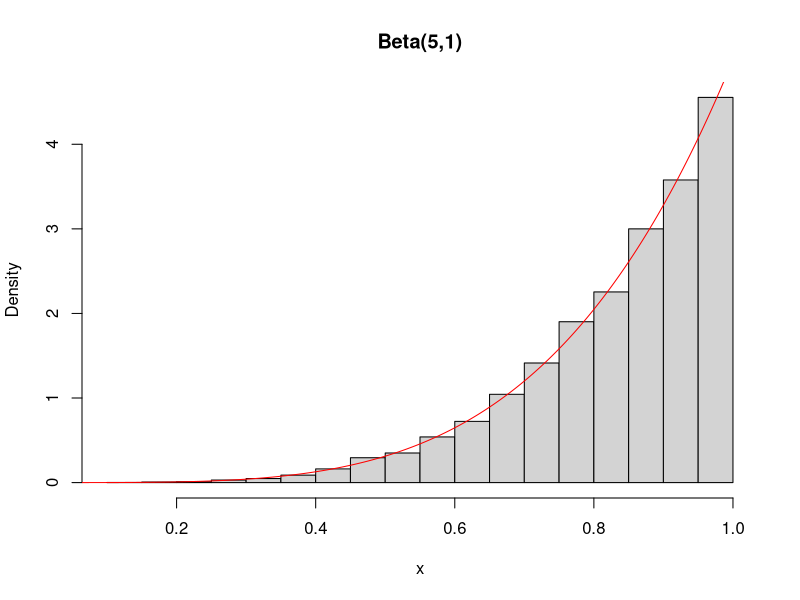
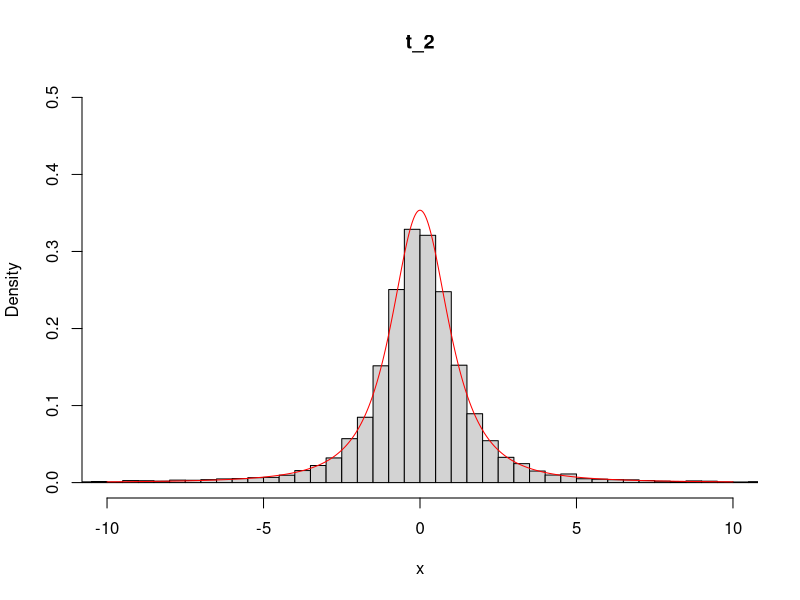
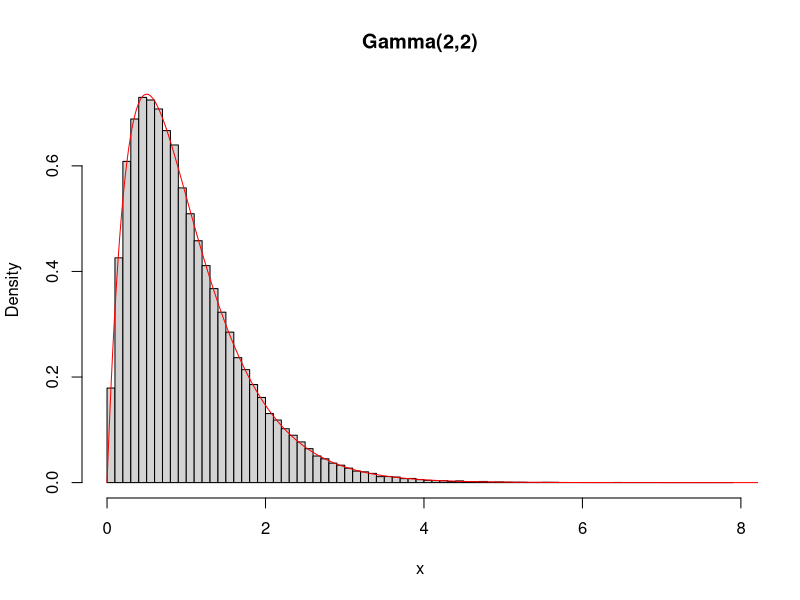

The R source for these figures, in order:
## ---- chunk 1
# sample from CDF
u_inverse <- runif(10000)
# deliver to inverse CDF
x_inverse <- u_inverse^(1/5)
## ---- chunk 2
# density histogram of samples from inverse CDF
hist(x_inverse, prob = TRUE, xlab = 'x', main = 'Beta(5,1)')
# plot real beta(5,1)
y_inverse <- seq(0, 1, by = 0.0001)
lines(y_inverse, dbeta(y_inverse, 5, 1), col = 'red')
## ---- chunk 3
z_transform = rnorm(10000, mean = 0, sd = 1)
## ---- chunk 4
v_transform = rchisq(10000, df = 2)
## ---- chunk 5
t_transform = z_transform / sqrt(v_transform/2)
## ---- chunk 6
# density histogram of samples from transformation method
hist(t_transform, prob = TRUE, xlab = 'x', main = 't_2', breaks = 500, 
     xlim = c(-10,10), ylim = c(0,0.5))
# plot real t_1
y_transform <- seq(-10, 10, by = 0.002)
lines(y_transform, dt(y_transform, df = 2),col = 'red')
## ---- chunk 7
sample <- 0
y_ar <- numeric(100000)

while (sample < 100000) {
  # generate a random u from the Uniform(0, 1) distribution
  u <- runif(1)
  # generate a random x from the proposal distribution Gamma(2,1)
  x <- rgamma(1, shape = 2, rate = 1)
  if (exp(-x) > u) {
    # we accept x
    sample <- sample + 1
    y_ar[sample] <- x
  } }

# density histogram of samples from accept_rejection method
hist(y_ar, prob = TRUE, xlab = 'x', main = 'Gamma(2,2)', breaks = 100)
# plot real Gamma(2,2)
y <- seq(0, 10, by = 0.001)
lines(y, dgamma(y, shape = 2, rate = 2), col = 'red')
